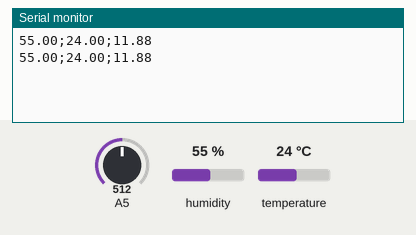
This sketch was run on a simulated Arduino Uno, built with avr-gcc and run on an emulated ATmega328P. On the bench: the last lines printed to the serial monitor. Inputs (shaded band) come from the test bench; at power-on: humidity 55 %, A5 = 512, temperature 24 °C.

Above: at 1.8 s.
1.9 s: humidity set to 22 %
At 3.3 s:
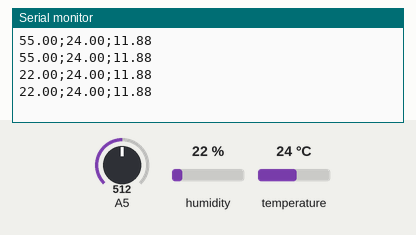
3.4 s: A5 set to 716
At 4.4 s:
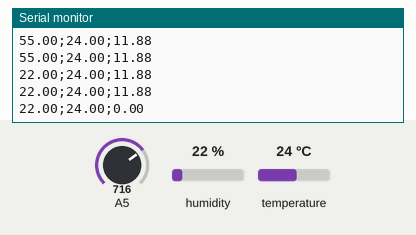
4.9 s: temperature set to 12 °C
At 5.9 s:
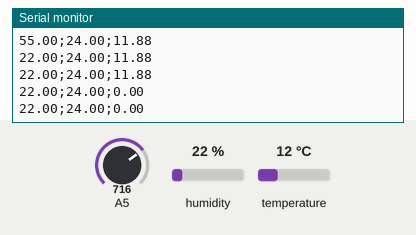
6.4 s: A5 set to 511
At 7.7 s:
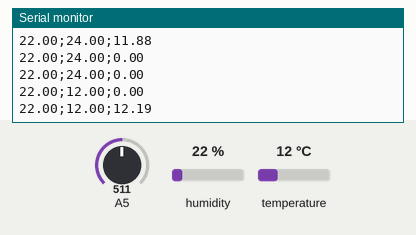
7.9 s: humidity set to 40 %
At 8.9 s:
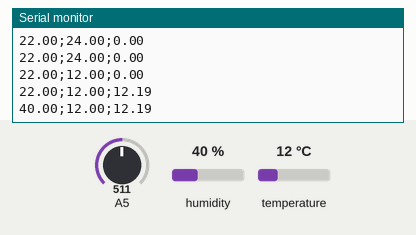
Timing chart, 0 to 10.4 s (numbered marks = the images above; inputs shaded):
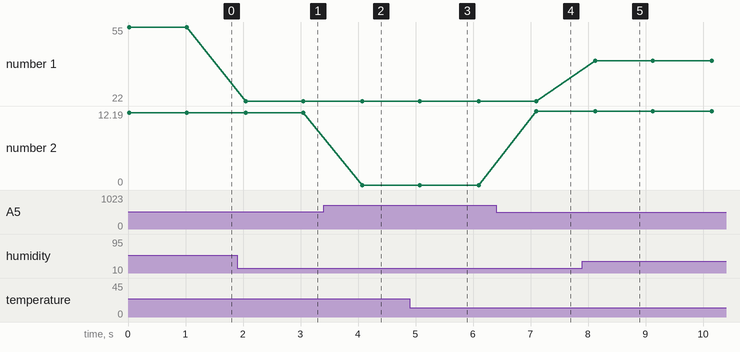

Measured:
- after the input at 1.9 s, the serial monitor: prints a new line after 0.15 s (image 1)
- after the input at 3.4 s, the serial monitor: prints a new line after 0.68 s (image 2)
- after the input at 6.4 s, the serial monitor: prints a new line after 0.70 s (image 4)
- after the input at 7.9 s, the serial monitor: prints a new line after 0.23 s (image 5)
- plotted number 1: 55 → 22 after the input at 1.9 s, 22 → 40 after the input at 7.9 s
- plotted number 2: 11.88 → 0 after the input at 3.4 s, 0 → 12.19 after the input at 6.4 s

The sketch:

arduino_completo.ino
```cpp
// Sensor de Temperatura e Umidade
#include "DHT.h"

#define TIPO_SENSOR DHT11
const int PINO_SENSOR_DHT11 = A0;

DHT sensorDHT (PINO_SENSOR_DHT11, TIPO_SENSOR);
// Sensor Umidade do Solo

const int ValorAr = 550;
const int ValorAgua = 230;

int valorUmidadeSolo = 0;
float porcentagemUmidade = 0;

void setup() {

  Serial.begin(9600);
  sensorDHT.begin();

}

void loop() {
  // Sensor de Temperatura e Umidade
  float umidade = sensorDHT.readHumidity();
  float temperatura = sensorDHT.readTemperature();

  if (isnan(temperatura) || isnan(umidade)) {
    Serial.println ("Erro ao ler os dados do sensor");
  } else {
   // Serial.print ("Umidade: ");
    Serial.print (umidade);
    Serial.print(";");
   // Serial.print (" % ");
   // Serial.print ("Temperatura: ");
    Serial.print (temperatura);
   // Serial.println ("ºC ");
  }
  // Sensor de umidade do Solo
  valorUmidadeSolo = analogRead(A5);

  int faixa = ValorAr - ValorAgua;

  int distancia = ValorAr - valorUmidadeSolo;
  porcentagemUmidade = (float)distancia / faixa * 100.00;

  if (porcentagemUmidade < 0) porcentagemUmidade = 0;
  if (porcentagemUmidade > 100) porcentagemUmidade = 100;

 // Serial.print("Leitura Bruta: ");
 // Serial.print(valorUmidadeSolo);
 // Serial.print(" | Umidade: ");
  Serial.print(";");
  Serial.println(porcentagemUmidade);
 // Serial.println(" % ");
  delay(1000);
}
```
